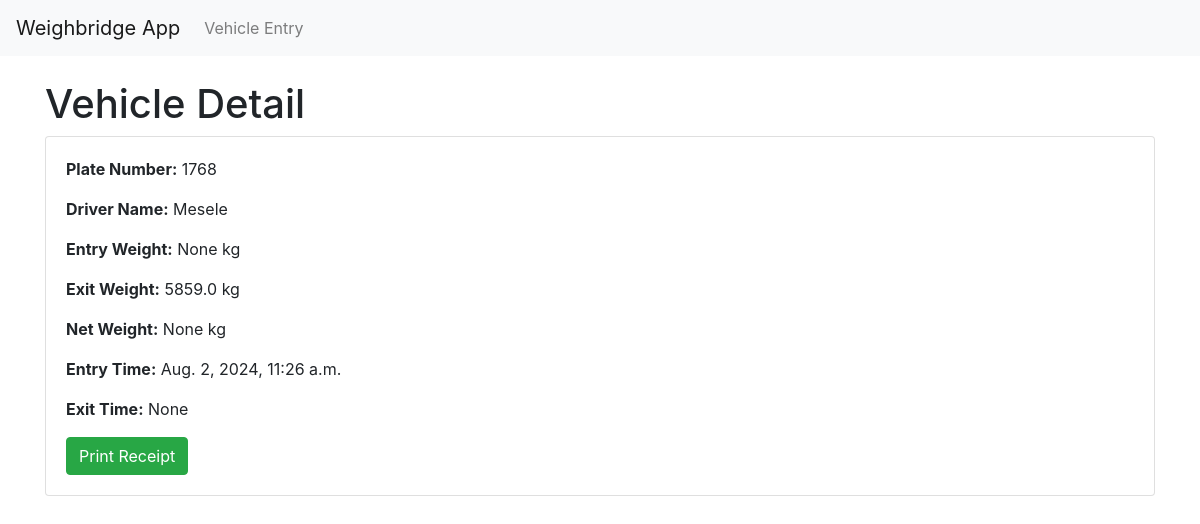
The page /vehicle/detail/2/ on the database its author committed.
### app/models.py (models this page shows, shortened)
class Vehicle(models.Model):
    plate_number = models.CharField(max_length=15)
    driver_name = models.CharField(max_length=100)
    entry_time = models.DateTimeField(auto_now_add=True)
    exit_time = models.DateTimeField(null=True, blank=True)
    entry_weight = models.FloatField(null=True, blank=True)
    exit_weight = models.FloatField(null=True, blank=True)
    net_weight = models.FloatField(null=True, blank=True)

### app/views.py (the view)
# urls.py: path('vehicle/detail/<int:pk>/', views.vehicle_detail, name='vehicle_detail'),
def vehicle_detail(request, pk):
    vehicle = Vehicle.objects.get(pk=pk)
    return render(request, 'vehicle_detail.html', {'vehicle': vehicle})

### app/templates/vehicle_detail.html (shortened to what this page needs)
{% extends 'base.html' %}
{% block content %}
    <h1>Vehicle Detail</h1>
    <div class="card">
        <div class="card-body">
            <p><strong>Plate Number:</strong> {{ vehicle.plate_number }}</p>
            <p><strong>Driver Name:</strong> {{ vehicle.driver_name }}</p>
            <p><strong>Entry Weight:</strong> {{ vehicle.entry_weight }} kg</p>
            <p><strong>Exit Weight:</strong> {{ vehicle.exit_weight }} kg</p>
            <p><strong>Net Weight:</strong> {{ vehicle.net_weight }} kg</p>
            <p><strong>Entry Time:</strong> {{ vehicle.entry_time }}</p>
            <p><strong>Exit Time:</strong> {{ vehicle.exit_time }}</p>
            <a href="{% url 'generate_receipt' vehicle.pk %}" class="btn btn-success">Print Receipt</a>
        </div>
    </div>
{% endblock %}

### rows shown on the page
Vehicle: plate_number "1768", driver_name "Mesele", entry_weight "None", exit_weight "5859.0", net_weight "None", entry_time "Aug. 2, 2024, 11:26 a.m.", exit_time "None"
